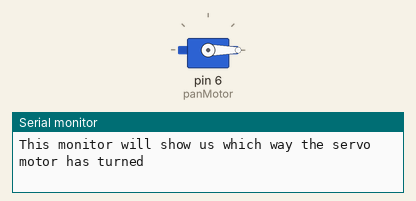
Bench run of a sketch on a simulated Arduino Uno, built with avr-gcc and run on an emulated ATmega328P. Parts: servo, the last lines printed to the serial monitor.

Above: at 0.05 s.
At 0.75 s:
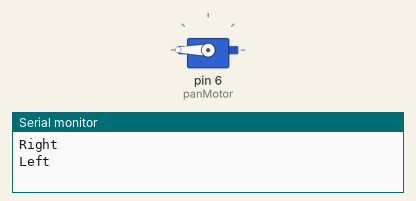
At 1.5 s:
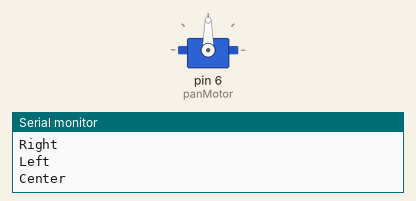
Timing chart, 0 to 3.5 s (numbered marks = the images above):
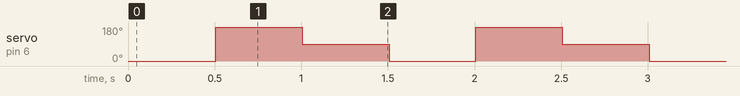

Measured:
- by itself, servo on pin 6 (panMotor): repeats every 1.5 s: 90° 0.50 s, 0° 0.50 s, 180° 0.50 s

The sketch:

ALSOA-130-The_mini_servo.ino
```cpp
/*  <--- Testing the micro servo --->
 *
 * This sketch causes a micro servo to
 * turn left, right and center.
 *
 * Components  used in this sketch
 * ----------
 *  - Arduino Uno
 *  - Breadboard
 *  - 1 x Micro generic Servo
 *  - 1 x 100μF capacitor
 *
 *  Libraries
 *  ---------
 *  - Servo.h
 *
 * Connections
 * -----------
 *  - Connect the motor black wire to GND rail on the breadboard
 *  - Connect the motor red wire to 5V rail on the breadboard
 *  - Connect the motor white wire to digital pin 6
 *
 *  For the breadboard:
 *  - Connect the GND rail of the breaboard to the GND pin of the Arduino
 *  - Connect the 5V rail of the breaboard to the 5V pin of the Arduino
 *
 *  For the capacitors:
 *  - Plug the capacitor directly on the power rail of the breadboard. If you are
 *    using an electrolitic capacitor, beware of the polarity.
 *
 * Other information
 * -----------------
 *  Always remember to plug in the Servo Motors batteries first and then the Arduino batteries.
 *
 *
 *  Created on February 7 2017 by Evangelos Chantzis
 *  Updated on June 14 2017 by Peter Dalmaris
 *
 */

#include <Servo.h> //include Servo library

Servo panMotor;  //micro servo with the distance sensor on it

void setup()
{
  panMotor.attach(6);
  panMotor.write(90); //center the pan servo

  Serial.begin(9600);
  Serial.println("This monitor will show us which way the servo motor has turned");
}

void loop(){
    panMotor.write(0);       // Turn to the right
    Serial.println("Right");
    delay(500);
    panMotor.write(180);     //Turn to the left
    Serial.println("Left");
    delay(500);
    panMotor.write(90);      //Turn to center
    Serial.println("Center");
    delay(500);
}
```
